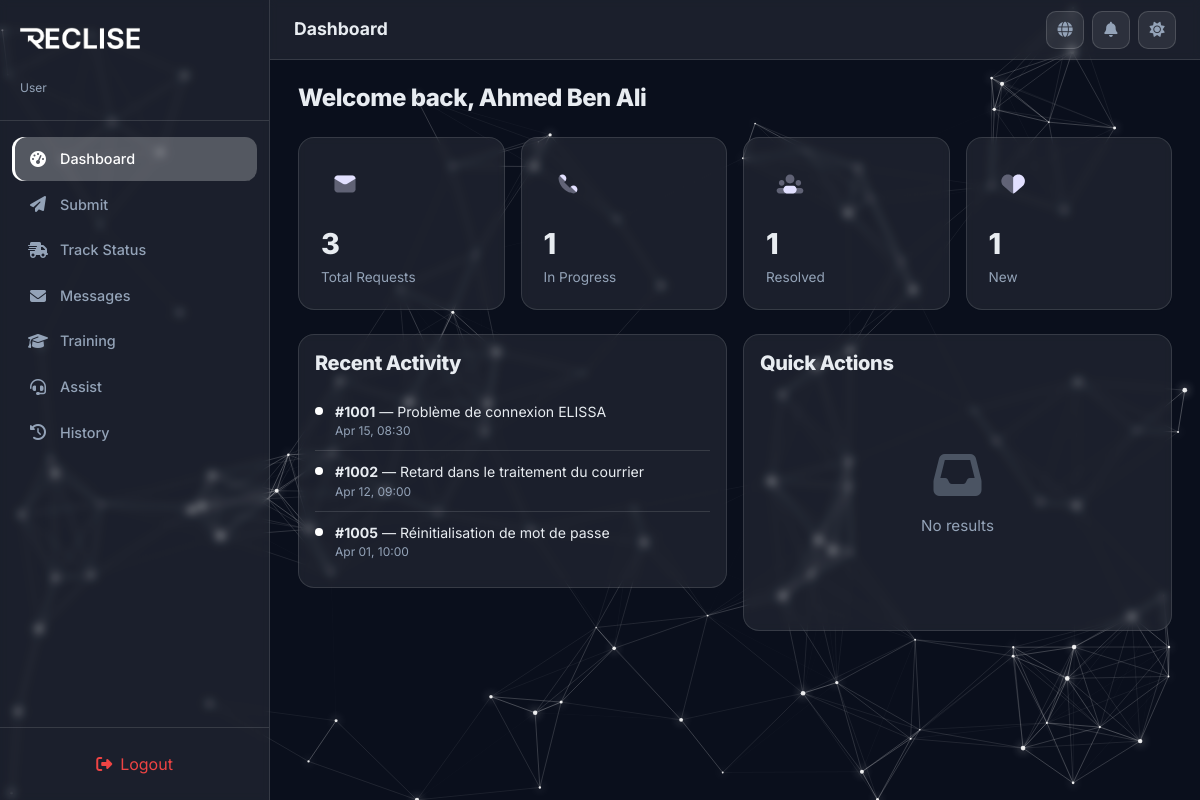
Page /PhtP/user/dashboard.php (signed in) on the committed database.
### tables this page shows
CREATE TABLE IF NOT EXISTS requests (
  id                INT AUTO_INCREMENT PRIMARY KEY,
  user_id           INT           NOT NULL,
  type              ENUM('request', 'complaint') NOT NULL DEFAULT 'request',
  title             VARCHAR(255)  NOT NULL,
  description       TEXT          NOT NULL,
  category          ENUM('technical', 'access', 'training') NOT NULL DEFAULT 'technical',
  priority          ENUM('low', 'medium', 'high') NOT NULL DEFAULT 'medium',
  status            ENUM('new', 'in_progress', 'resolved', 'escalated', 'closed') NOT NULL DEFAULT 'new',
  assigned_to       INT           DEFAULT NULL,
  escalated_to_admin TINYINT(1)   NOT NULL DEFAULT 0,
  request_from      ENUM('user', 'support') NOT NULL DEFAULT 'user',
  support_response  TEXT          DEFAULT NULL,
  closure_motive    VARCHAR(255)  DEFAULT NULL,
  created_at        DATETIME      NOT NULL DEFAULT CURRENT_TIMESTAMP,
  updated_at        DATETIME      NOT NULL DEFAULT CURRENT_TIMESTAMP ON UPDATE CURRENT_TIMESTAMP,

  CONSTRAINT fk_requests_user      FOREIGN KEY (user_id)     REFERENCES users(id) ON DELETE CASCADE,
  CONSTRAINT fk_requests_assigned  FOREIGN KEY (assigned_to) REFERENCES users(id) ON DELETE SET NULL
);

### PhtP/includes/i18n.php (called while the page is built, shortened)
<?php
function get_translations($lang = 'fr') {
    return $translations[$lang] ?? $translations['fr'];
}
function t($key, $lang = null) {
    if ($lang === null) {
        $lang = $_SESSION['lang'] ?? 'fr';
    }
    $translations = get_translations($lang);
    return $translations[$key] ?? $key;
}
?>

### PhtP/includes/functions.php (called while the page is built, shortened)
<?php
function to_camel($row) {
    $result = [];
    foreach ($row as $key => $value) {
        $camel = preg_replace_callback('/_([a-z])/', function ($m) {
            return strtoupper($m[1]);
        }, $key);
        $result[$camel] = $value;
    }
    return $result;
}
function to_camel_all($rows) {
    return array_map('to_camel', $rows);
}

### PhtP/user/dashboard.php (the view, shortened to what this page needs)
<?php
require_once '../includes/header.php';
$stmtTotal = $pdo->prepare("SELECT COUNT(*) FROM requests WHERE user_id = ?");
$stmtTotal->execute([$_SESSION['user_id']]);
$totalRequests = $stmtTotal->fetchColumn();
$stmtNew = $pdo->prepare("SELECT COUNT(*) FROM requests WHERE user_id = ? AND status = 'new'");
$stmtNew->execute([$_SESSION['user_id']]);
$newCount = $stmtNew->fetchColumn();
$stmtInProgress = $pdo->prepare("SELECT COUNT(*) FROM requests WHERE user_id = ? AND status = 'in_progress'");
$stmtInProgress->execute([$_SESSION['user_id']]);
$inProgressCount = $stmtInProgress->fetchColumn();
$stmtResolved = $pdo->prepare("SELECT COUNT(*) FROM requests WHERE user_id = ? AND (status = 'resolved' OR status = 'closed')");
$stmtResolved->execute([$_SESSION['user_id']]);
$resolvedCount = $stmtResolved->fetchColumn();
$stmtRecent = $pdo->prepare("SELECT * FROM requests WHERE user_id = ? ORDER BY updated_at DESC LIMIT 3");
$stmtRecent->execute([$_SESSION['user_id']]);
$recentRequests = to_camel_all($stmtRecent->fetchAll());
?>
<div class="section-header">
  <h2><?php echo t('welcomeBack'); ?> <?= htmlspecialchars($_SESSION['full_name']) ?></h2>
</div>
<div class="row g-3 mb-4">
  <div class="col-6 col-md-3">
    <div class="stat-card">
      <div class="stat-icon">
      </div>
      <div class="stat-value"><?= $totalRequests ?></div>
      <div class="stat-label"><?php echo t('totalRequests'); ?></div>
    </div>
  </div>
  <div class="col-6 col-md-3">
    <div class="stat-card">
      <div class="stat-icon">
      </div>
      <div class="stat-value"><?= $inProgressCount ?></div>
      <div class="stat-label"><?php echo t('inProgress'); ?></div>
    </div>
  </div>
  <div class="col-6 col-md-3">
    <div class="stat-card">
      <div class="stat-icon">
      </div>
      <div class="stat-value"><?= $resolvedCount ?></div>
      <div class="stat-label"><?php echo t('resolved'); ?></div>
    </div>
  </div>
  <div class="col-6 col-md-3">
    <div class="stat-card">
      <div class="stat-icon">
      </div>
      <div class="stat-value"><?= $newCount ?></div>
      <div class="stat-label"><?php echo t('statusNew'); ?></div>
    </div>
  </div>
</div>
<div class="row g-3">
  <div class="col-md-6">
    <div class="glass-card" style="padding: 16px;">
      <h5 style="margin-bottom: 16px;"><?php echo t('recentActivity'); ?></h5>
      <?php if (empty($recentRequests)): ?>
        <p style="color:var(--text-secondary);"><?php echo t('noResults'); ?></p>
      <?php else: ?>
        <?php foreach ($recentRequests as $r): ?>
          <div class="activity-item">
            <div class="activity-dot" style="background:var(--neon-accent)"></div>
            <div>
              <div class="activity-text"><strong>#<?= $r['id'] ?></strong> — <?= htmlspecialchars($r['title']) ?></div>
              <div class="activity-time"><?= $r['updatedAt'] ? date('M d, H:i', strtotime($r['updatedAt'])) : 'N/A' ?></div>
            </div>
          </div>
        <?php endforeach; ?>
      <?php endif; ?>
    </div>
  </div>
  <div class="col-md-6">
    <div class="glass-card" style="padding: 16px;">
      <h5 style="margin-bottom: 16px;"><?php echo t('quickActions'); ?></h5>
      <?php
      $recentPages = $_SESSION['recent_pages'] ?? [];
      if (empty($recentPages)):
      ?>
        <div class="empty-state">
          <i class="fas fa-inbox"></i>
          <p><?php echo t('noResults'); ?></p>
        </div>
      <?php endif; ?>
    </div>
  </div>
</div>
<?php require_once '../includes/footer.php'; ?>

### PhtP/assets/css/styles.css (style rules this page uses)
:root { --primary-dark: #0A0F1C; --primary-light: #F5F8FA; --brand-accent: #ffffff; --neon-accent: #ffffff; --success: #10B981; --warning: #F59E0B; --danger: #EF4444; --info: #ffffff; --icon-color: #E2E0FF; --glass-bg: rgba(255, 255, 255, 0.07); --glass-border: rgba(255, 255, 255, 0.12); --text-primary: #E8ECF1; --text-secondary: #94A3B8; --sidebar-width: 270px; --topbar-height: 60px; --body-bg: #0A0F1C; --card-bg: rgba(255, 255, 255, 0.07); --card-border: rgba(255, 255, 255, 0.12); --input-bg: rgba(255, 255, 255, 0.08); --input-border: rgba(255, 255, 255, 0.15); --input-text: #E8ECF1; --modal-bg: rgba(15, 20, 40, 0.95); --shadow-glow: 0 0 15px rgba(255, 255, 255, 0.1); --table-hover: rgba(255, 255, 255, 0.05); --toast-bg: rgba(15, 20, 40, 0.92); --focus-glow: rgba(255, 255, 255, 0.25); --focus-border: #ffffff; --brand-accent-rgb: 255, 255, 255; --btn-bg: #ffffff; --btn-text: #0A0F1C; --btn-border: #ffffff; --btn-hover-bg: transparent; --btn-hover-text: #025C84; }
*, *::before, *::after { box-sizing: border-box; margin: 0; padding: 0; }
body { font-family: 'Inter', sans-serif; font-weight: 400; background: transparent; color: var(--text-primary); min-height: 100vh; overflow-x: hidden; transition: background 0.4s ease, color 0.3s ease; }
body, p, span, div, label, a, button, input, select, textarea, option, td, th, li, h1, h2, h3, h4, h5, h6, small, strong, em, b, i { font-family: 'Inter', sans-serif; }
h1, h2, h3, h4, h5, h6 { font-family: 'Inter', sans-serif; font-weight: 800; letter-spacing: -0.02em; }
.glass-card { background: var(--card-bg); -webkit-backdrop-filter: blur(4px); backdrop-filter: blur(4px); border: 1px solid var(--card-border); border-radius: 16px; padding: 24px; transition: all 0.3s ease; }
.stat-card { background: var(--card-bg); -webkit-backdrop-filter: blur(4px); backdrop-filter: blur(4px); border: 1px solid var(--card-border); border-radius: 16px; padding: 22px; transition: all 0.3s; }
.stat-card .stat-icon { width: 48px; height: 48px; border-radius: 14px; display: flex; align-items: center; justify-content: center; font-size: 1.3rem; margin-bottom: 14px; }
.stat-card .stat-value { font-family: 'Inter', sans-serif; font-weight: 800; font-size: 1.8rem; }
.stat-card .stat-label { color: var(--text-secondary); font-size: 0.85rem; margin-top: 2px; }
.section-header { display: flex; align-items: center; justify-content: space-between; margin-bottom: 24px; flex-wrap: wrap; gap: 12px; }
.section-header h2 { font-size: 1.5rem; margin: 0; }
.activity-item { display: flex; align-items: flex-start; gap: 12px; padding: 10px 0; border-bottom: 1px solid var(--glass-border); }
.activity-item:last-child { border-bottom: none; }
.activity-dot { width: 8px; height: 8px; border-radius: 50%; flex-shrink: 0; margin-top: 6px; }
.activity-text { font-size: 0.88rem; }
.activity-time { font-size: 0.75rem; color: var(--text-secondary); }
.empty-state { text-align: center; padding: 60px 20px; color: var(--text-secondary); }
.empty-state i { font-size: 3rem; margin-bottom: 16px; opacity: 0.4; }
.empty-state p { font-size: 0.95rem; }

### rows in the picture
requests: id "1001", title "Problème de connexion ELISSA", updated_at "Apr 15, 08:30"
requests: id "1002", title "Retard dans le traitement du courrier", updated_at "Apr 12, 09:00"
requests: id "1005", title "Réinitialisation de mot de passe", updated_at "Apr 01, 10:00"

### other values in the picture
$roleLabels[$_SESSION['role']] "User"
t($item['label']) "Dashboard"
t($item['label']) "Submit"
t($item['label']) "Track Status"
t($item['label']) "Messages"
t($item['label']) "Training"
t($item['label']) "Assist"
t($item['label']) "History"
t('logout') "Logout"
t($currentView ?? 'dashboard') "Dashboard"
t('welcomeBack') "Welcome back,"
$_SESSION['full_name'] "Ahmed Ben Ali"
$totalRequests "3"
t('totalRequests') "Total Requests"
$inProgressCount "1"
